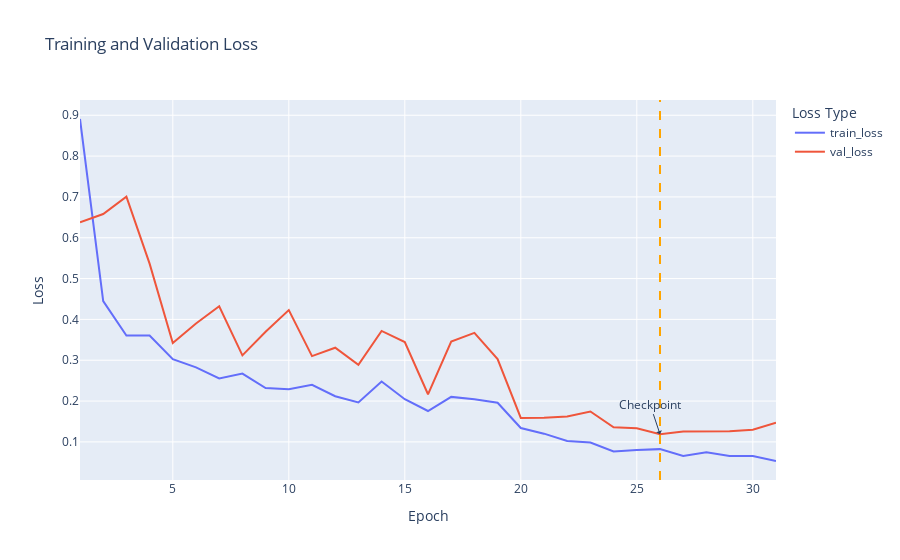

The notebook cell saved with this chart:
### Markdown cell above
## Visualizations

### Code cell
assert len(train_losses) == len(val_losses)

losses_df = pd.DataFrame(
    {
        "epoch": range(1, len(train_losses) + 1),
        "train_loss": train_losses,
        "val_loss": val_losses,
    }
)

fig = px.line(
    losses_df.melt(
        id_vars="epoch",
        value_vars=["train_loss", "val_loss"],
        var_name="loss_type",
        value_name="value",
    ),
    x="epoch",
    y="value",
    color="loss_type",
    title="Training and Validation Loss",
    labels={"value": "Loss", "epoch": "Epoch", "loss_type": "Loss Type"},
)

lowest_val_loss_epoch = losses_df["val_loss"].idxmin() + 1
fig.add_vline(x=lowest_val_loss_epoch, line_dash="dash", line_color="orange")
fig.add_annotation(
    x=lowest_val_loss_epoch,
    y=losses_df["val_loss"].min(),
    text="Checkpoint",
    showarrow=True,
    arrowhead=1,
)
fig.show()

### Figure 1 — Plotly figure (JSON) as saved in the notebook; plotly's stock layout.template omitted (floating-point values rounded to 4 significant figures)
{"data": [{"hovertemplate": "Loss Type=train_loss<br>Epoch=%{x}<br>Loss=%{y}<extra></extra>", "legendgroup": "train_loss", "line": {"color": "#636efa", "dash": "solid"}, "marker": {"symbol": "circle"}, "mode": "lines", "name": "train_loss", "orientation": "v", "showlegend": true, "type": "scatter", "x": [1, 2, 3, 4, 5, 6, 7, 8, 9, 10, 11, 12, 13, 14, 15, 16, 17, 18, 19, 20, 21, 22, 23, 24, 25, 26, 27, 28, 29, 30, 31], "xaxis": "x", "y": [0.8908, 0.445, 0.3604, 0.3605, 0.3027, 0.2826, 0.2554, 0.2674, 0.2317, 0.2289, 0.2397, 0.2119, 0.1965, 0.2481, 0.2044, 0.1756, 0.2102, 0.2045, 0.1958, 0.1341, 0.1201, 0.1023, 0.09842, 0.0766, 0.0801, 0.08226, 0.06544, 0.07437, 0.06556, 0.0653, 0.05318], "yaxis": "y"}, {"hovertemplate": "Loss Type=val_loss<br>Epoch=%{x}<br>Loss=%{y}<extra></extra>", "legendgroup": "val_loss", "line": {"color": "#EF553B", "dash": "solid"}, "marker": {"symbol": "circle"}, "mode": "lines", "name": "val_loss", "orientation": "v", "showlegend": true, "type": "scatter", "x": [1, 2, 3, 4, 5, 6, 7, 8, 9, 10, 11, 12, 13, 14, 15, 16, 17, 18, 19, 20, 21, 22, 23, 24, 25, 26, 27, 28, 29, 30, 31], "xaxis": "x", "y": [0.6379, 0.658, 0.7005, 0.5366, 0.3424, 0.3901, 0.4321, 0.3119, 0.3696, 0.4228, 0.3102, 0.3307, 0.2885, 0.3717, 0.3445, 0.2166, 0.3456, 0.3669, 0.3027, 0.1587, 0.1589, 0.1623, 0.1744, 0.1357, 0.1332, 0.119, 0.1253, 0.125, 0.1262, 0.1296, 0.1467], "yaxis": "y"}], "layout": {"annotations": [{"arrowhead": 1, "showarrow": true, "text": "Checkpoint", "x": 26, "y": 0.119}], "legend": {"title": {"text": "Loss Type"}, "tracegroupgap": 0}, "shapes": [{"line": {"color": "orange", "dash": "dash"}, "type": "line", "x0": 26, "x1": 26, "xref": "x", "y0": 0, "y1": 1, "yref": "y domain"}], "title": {"text": "Training and Validation Loss"}, "xaxis": {"anchor": "y", "domain": [0, 1], "title": {"text": "Epoch"}}, "yaxis": {"anchor": "x", "domain": [0, 1], "title": {"text": "Loss"}}}}
